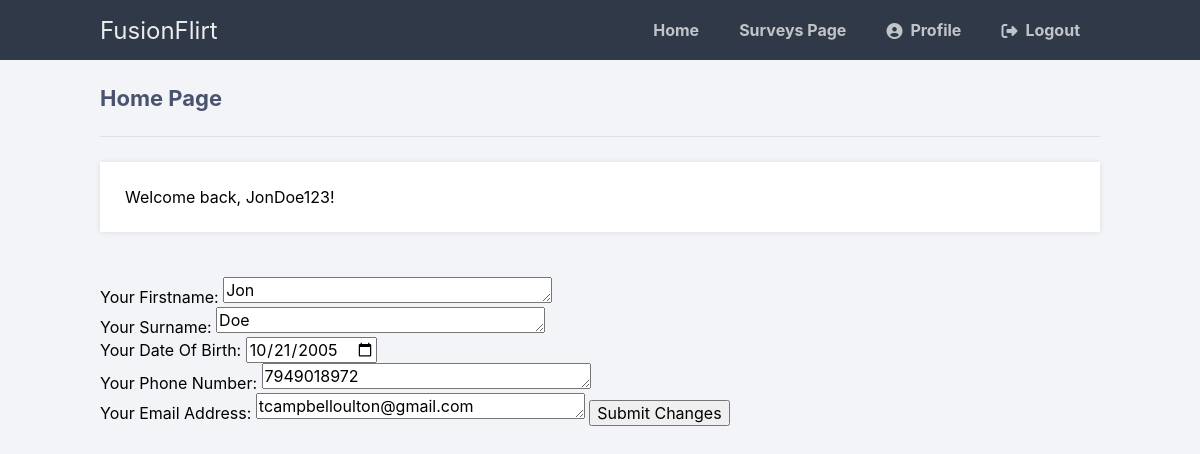
/change_personal_details.php (signed in), run on the app's committed database.
### tables this page shows
CREATE TABLE IF NOT EXISTS  users_tb(user_ID INTEGER AUTO_INCREMENT PRIMARY KEY, username TINYTEXT, firstname TINYTEXT, hashedPassword VARCHAR(255), surname TINYTEXT, dateOfBirth DATETIME, fk_address_ID INTEGER, fk_contact_ID INTEGER, fk_profile_ID INTEGER, FOREIGN KEY (fk_address_ID) REFERENCES addresses_tb(address_ID) ON DELETE CASCADE, FOREIGN KEY (fk_contact_ID) REFERENCES contact_details_tb(contact_ID) ON DELETE CASCADE, FOREIGN KEY (fk_profile_ID) REFERENCES profile_tb(profile_ID) ON DELETE CASCADE);

CREATE TABLE IF NOT EXISTS  contact_details_tb(contact_ID INTEGER AUTO_INCREMENT PRIMARY KEY, phoneNumber VARCHAR(14), emailAddress TINYTEXT);

### change_personal_details.php (the view, shortened to what this page needs)
<?php
$DATABASE_HOST = 'localhost';
$DATABASE_USER = 'root';
$DATABASE_PASS = '';
$DATABASE_NAME = 'fusion_flirt_db';
$con = mysqli_connect($DATABASE_HOST, $DATABASE_USER, $DATABASE_PASS, $DATABASE_NAME);
?>
<!DOCTYPE html>
<html>
	<head>
		<link href="style.css" rel="stylesheet" type="text/css">
		<link rel="stylesheet" href="https://cdnjs.cloudflare.com/ajax/libs/font-awesome/6.2.0/css/all.min.css">
	</head>
	<body class="loggedin">
		<nav class="navtop">
			<div>
				<h1>FusionFlirt</h1>
				<a href="home.php">Home</a>
				<a href="surveys_page.php">Surveys Page</a>
				<a href="profile.php"><i class="fas fa-user-circle"></i>Profile</a>
				<a href="logout.php"><i class="fas fa-sign-out-alt"></i>Logout</a>
			</div>
		</nav>
		<div class="content">
			<h2>Home Page</h2>
			<p>Welcome back, <?=$_SESSION['name']?>!</p>
		</div>
	<?php
	$user_ID = $_SESSION["id"];
	$stmt = $con->prepare('SELECT fk_profile_ID FROM users_tb WHERE user_ID = ?');
	$stmt->bind_param('i', $user_ID);
	$stmt->execute();
	$stmt->bind_result($fk_profile_ID);
	$stmt = $con->prepare('SELECT username, firstname, surname, dateOfBirth, fk_address_ID, fk_contact_ID, fk_profile_ID FROM users_tb WHERE user_ID = ?');
	$stmt->bind_param('i', $user_ID);
	$stmt->execute();
	$stmt->bind_result($uname, $fname, $sname, $dob, $fk_add_ID, $fk_cont_ID, $fk_profile_ID);
	$stmt = $con->prepare('SELECT phoneNumber, emailAddress FROM contact_details_tb WHERE contact_ID = ?');
	$stmt->bind_param('i', $fk_cont_ID);
	$stmt->execute();
	$stmt->bind_result($phone_num, $email);
    $phpdate = strtotime( $dob );
    $dob = date( 'Y-m-d', $phpdate );
    $age = date('Y-m-d', strtotime('-18 year'));
    ?>
    <div class="content">
    <form action="save_personal_details.php" method="post">
        <br>Your Firstname:
        <textarea name="firstname" rows="1" cols="30"><?php echo $fname?></textarea>
        <br>Your Surname:
        <textarea name="surname" rows="1" cols="30"><?php echo $sname?></textarea>
        <br>Your Date Of Birth:
        <input type='date' name='date_of_birth' id='date' value='<?php echo $dob;?>' min='1900-01-01' max='<?php echo $age;?>'>
        <br>Your Phone Number:
        <textarea name="phone_number" rows="1" cols="30"><?php echo $phone_num?></textarea>
        <br>Your Email Address:
        <textarea name="email_address" rows="1" cols="30"><?php echo $email?></textarea>
        <button name="submitChanges" type="submit" value="<?php echo $users_ID; ?>">
            Submit Changes
        </button>
    </form>
    </div>

### style.css (style rules this page uses)
* { box-sizing: border-box; font-family: -apple-system, BlinkMacSystemFont, "segoe ui", roboto, oxygen, ubuntu, cantarell, "fira sans", "droid sans", "helvetica neue", Arial, sans-serif; font-size: 16px; }
body { background-color: #435165; }
.navtop { background-color: #2f3947; height: 60px; width: 100%; border: 0; }
.navtop div { display: flex; margin: 0 auto; width: 1000px; height: 100%; }
.navtop div h1, .navtop div a { display: inline-flex; align-items: center; }
.navtop div h1 { flex: 1; font-size: 24px; padding: 0; margin: 0; color: #eaebed; font-weight: normal; }
.navtop div a { padding: 0 20px; text-decoration: none; color: #c1c4c8; font-weight: bold; }
.navtop div a i { padding: 2px 8px 0 0; }
body.loggedin { background-color: #f3f4f7; }
.content { width: 1000px; margin: 0 auto; }
.content h2 { margin: 0; padding: 25px 0; font-size: 22px; border-bottom: 1px solid #e0e0e3; color: #4a536e; }
.content > p, .content > div { box-shadow: 0 0 5px 0 rgba(0, 0, 0, 0.1); margin: 25px 0; padding: 25px; background-color: #fff; }
body { background-color: #435165; margin: 0; }

### data on the page
users_tb: firstname "Jon", surname "Doe", date_of_birth "10/21/2005"
contact_details_tb: phone_number "7949018972", email_address "tcampbelloulton@gmail.com"

### other printed values
$_SESSION['name'] "JonDoe123"
